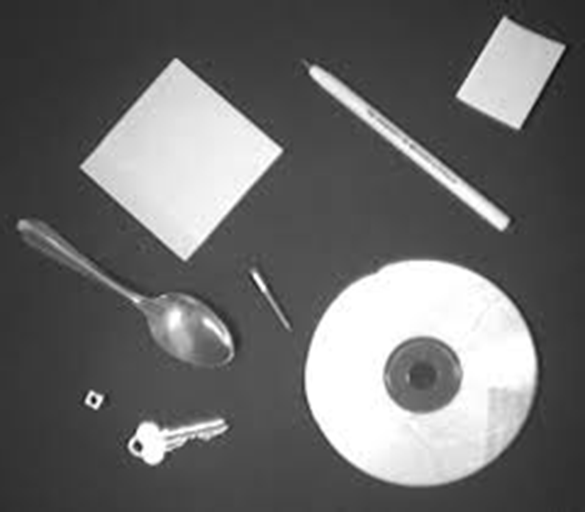
#> input picture 602 - Python/Assignment 10 - Visualization/data/objects.png, 585 x 512 px
$ jupyter execute --allow-errors 'Assignment 10 - Visualization.ipynb'   (older library calls are emulated)
#> lines starting #> are read from the running program, lines starting #| are printed output that depends on the picture; after the words box and inside, x2 and y2 are one past the last pixel; in counts of white or black regions, pixels touching at a corner belong together
<b>Express the cars.data.csv data as a series of bar graphs.  The x-axis represents a feature and the y-axis is the frequency in the sample.  Do this with the 'buying', 'maint', 'safety', and 'doors' fields with one plot for each for a total of four.  Make each graph a subplot of a single output.  Something like this: </b>

[cell 1]
import pandas as pd
import numpy as np
import matplotlib.pyplot as plt
import seaborn as sns
import matplotlib.image as mpimg
from scipy.optimize import curve_fit
plt.style.use('ggplot')
import mahotas as mh
from scipy import misc
from scipy import ndimage
from skimage import filters

#> (a cell that did not finish here is left out)

[cell 3]
fig = plt.figure()
ax1 = fig.add_subplot(221)
ax2 = fig.add_subplot(222)
ax3 = fig.add_subplot(223)
ax4 = fig.add_subplot(224)

plt.rcParams['figure.figsize'] = (14,10)


#Count plot of Buying
#> (the rest of this cell did not finish here and is left out)

<b>Plot your results from the linear regression in homework 5 and 7 (for any of the provided data sets).  The plot should include.  1) a scatter of the points in the .csv file 2) a line showing the regression line (either from the calculation in homework 5 or line-fitting from homework 7).  3) something on the plot that specifies the equation for the regression line.  Something like this: </b>

#> (a cell that did not finish here is left out)

[cell 5]
def func(br, a, b):
    return(a*br+b)

def scipy_curve_fitting(br, bo):
    fitParams, fitCov = curve_fit(func, br, bo)
    return fitParams, fitCov

#> (the rest of this cell did not finish here and is left out)

<b>Create an overlay of the center points found in objects.png from homework 8.  The image should be in the background and the object centers can be small circles or points at or around the center points.  Something like this:</b>

[cell 6]
obj = mh.imread('data/objects.png',as_grey=True)
#> obj: shape (512, 585) float32; min 6, max 255, mean 106.8

threshed  = (obj > obj.mean())
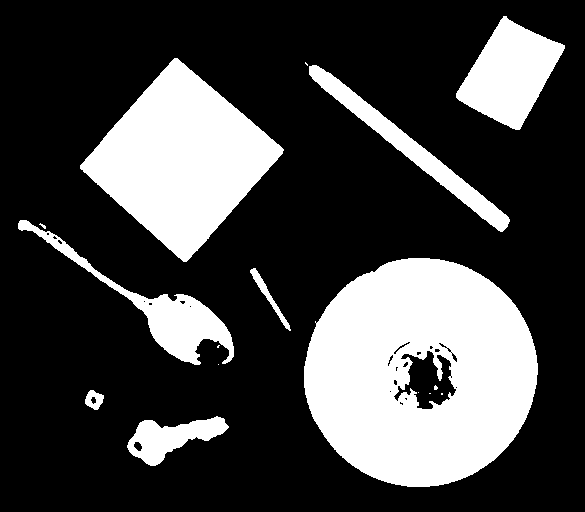
#> threshed: shape (512, 585) bool; 26.9% white; 16 white regions (8 under 20 px), largest, box (x1, y1, x2, y2) and area: (304, 258, 538, 487) 39610, (80, 58, 284, 262) 21562, (456, 16, 565, 130) 6852
th1 = mh.gaussian_filter(threshed,2)
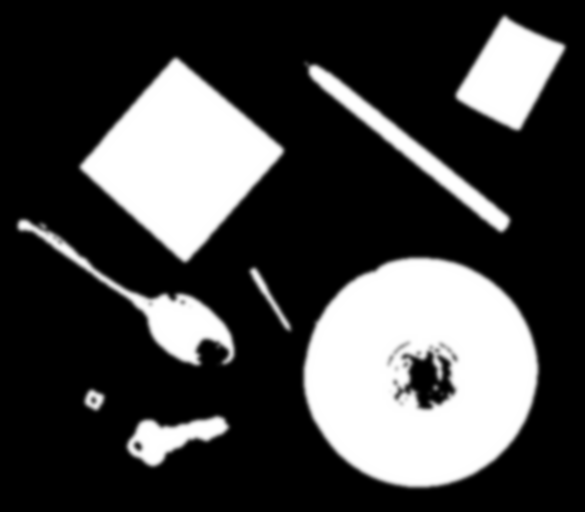
#> th1: shape (512, 585) float64; min 0, max 1, mean 0.269
seed, count = mh.label(th1)
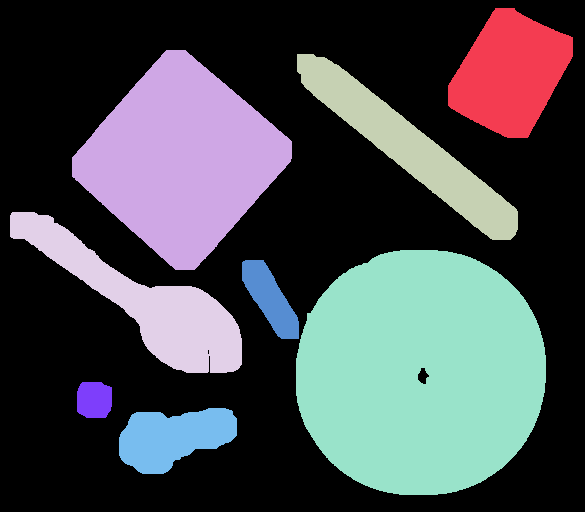
#> seed: shape (512, 585) int32; 9 distinct labels, from 0 to 8; one colour per label, 0 black
#> count = 8

print("Centers of objects")
#> (the rest of this cell did not finish here and is left out)
